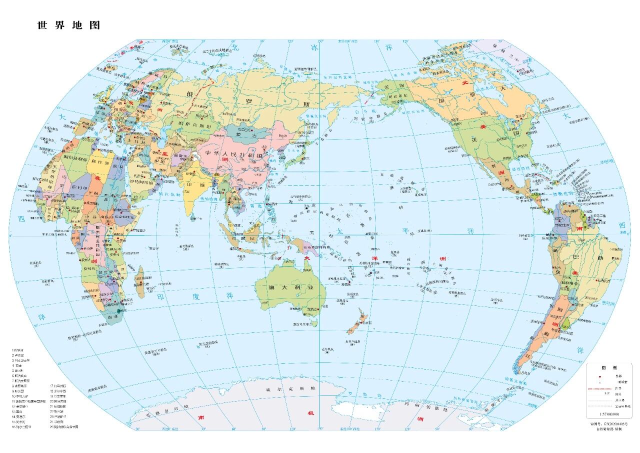
#> input picture dist/maps/world-standard-GS2020-4403.jpg, 1280 x 905 px (shown at 1/2 size)
$ python cutout-assets.py ../dist/maps/world-standard-GS2020-4403.jpg out.png
#> lines starting #> are read from the running program, lines starting #| are printed output that depends on the picture; after the words box and inside, x2 and y2 are one past the last pixel; in counts of white or black regions, pixels touching at a corner belong together
#!/usr/bin/env python3
"""Local background matting for isolated, illustrated assets; never contacts an API."""
from pathlib import Path
import argparse, json, hashlib
import numpy as np
from PIL import Image
from scipy import ndimage as ndi

def cutout(source, output):
#> called with output = 'out.png'
    im=Image.open(source).convert('RGB');rgb=np.asarray(im);v=rgb.astype(np.float32)
#> in cutout, im is the input picture: PIL image 1280x905 RGB; mean R, G, B 222.7, 234.5, 234.3
    edge=np.concatenate([v[:12].reshape(-1,3),v[-12:].reshape(-1,3),v[:,:12].reshape(-1,3),v[:,-12:].reshape(-1,3)])
    mag=(edge[:,0]>190)&(edge[:,2]>190)&(edge[:,1]<85)
    if mag.mean()>.45:
        mode='magenta';key=np.median(edge[mag],axis=0)
        score=np.minimum(v[:,:,0],v[:,:,2])-v[:,:,1]
        candidate=(score>75)&(v[:,:,0]>145)&(v[:,:,2]>145)
        background=candidate
    else:
        mode='neutral-checker';key=np.median(edge,axis=0)
#> after `key = np.median(edge, axis=0)`: key = [255, 255, 255]
        edge_chroma=edge.max(1)-edge.min(1)
        neutral=edge[edge_chroma<38]
        if not len(neutral):raise ValueError('No supported background found; manual review required')
        rg=float(np.median(neutral[:,0]-neutral[:,1]));gb=float(np.median(neutral[:,1]-neutral[:,2]))
#> after `rg = float(np.median(neutral[:, 0] - neutral[:, 1]))`: rg = 0
#> after `gb = float(np.median(neutral[:, 1] - neutral[:, 2]))`: gb = 0
        dist=np.sqrt(((v[:,:,0]-v[:,:,1])-rg)**2+((v[:,:,1]-v[:,:,2])-gb)**2)
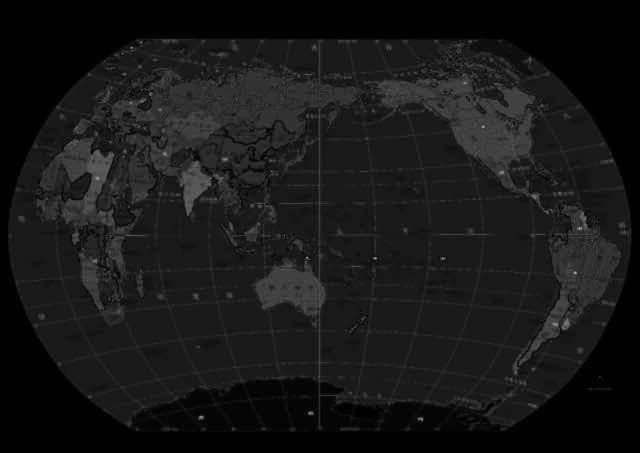
#> dist: shape (905, 1280) float32 (shown at 1/2 size); min 0, max 179, mean 23.3
        background_floor=max(45,float(np.percentile(neutral.mean(1),2))-28)
#> background_floor = 227
        candidate=(dist<13)&((v.max(2)-v.min(2))<36)&(v.mean(2)>background_floor)
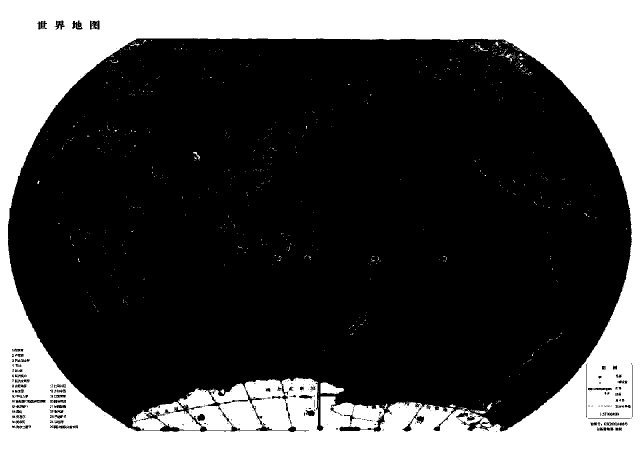
#> candidate: shape (905, 1280) bool (shown at 1/2 size); 29.3% white; 781 white regions (764 under 20 px), largest, box (x1, y1, x2, y2) and area: (0, 0, 1280, 905) 336801, (641, 765, 688, 789) 715, (949, 821, 972, 828) 92
        labels,count=ndi.label(candidate)
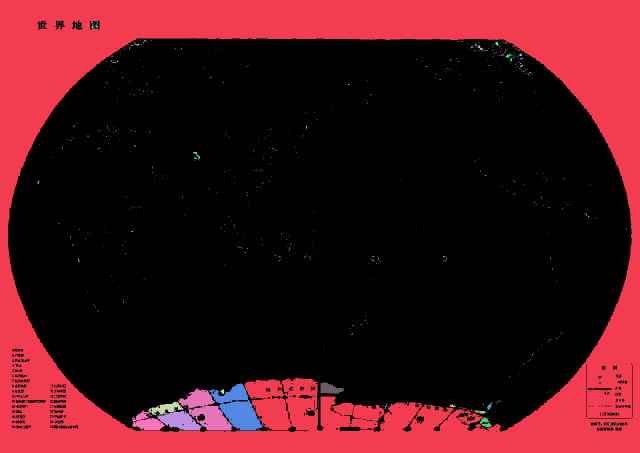
#> labels: shape (905, 1280) int32 (shown at 1/2 size); 1106 distinct labels, from 0 to 1105; one colour per label, 0 black
#> count = 1105
        borders=np.unique(np.concatenate([labels[0],labels[-1],labels[:,0],labels[:,-1]]))
#> borders = [1]
        selected=np.zeros(count+1,dtype=bool);selected[borders]=True;selected[0]=False
        slices=ndi.find_objects(labels)
#> slices = 1105 items
        for ident,sl in enumerate(slices,1):
            if selected[ident] or sl is None:continue
            sub=labels[sl]==ident;pix=v[sl][sub]
            if len(pix)<18:continue
            delta=np.sqrt(((pix[:,0]-pix[:,1])-rg)**2+((pix[:,1]-pix[:,2])-gb)**2)
            # Detached leg gaps have the same two-tone texture as the exterior.
            if np.median(delta)<5 and np.std(pix.mean(1))>10 and np.percentile(pix.mean(1),30)<222:
                selected[ident]=True
#> this loop made 1105 passes
#> (sub, pix) on passes 8, 11, 12: ([True], [[240, 240, 240]]), ([[True, True]], [[255, 255, 255], [248, 248, 248]]), ([True, True, True], [[247, 247, 247], [236, 236, 236], [231, 231, 231]])
        background=selected[labels]
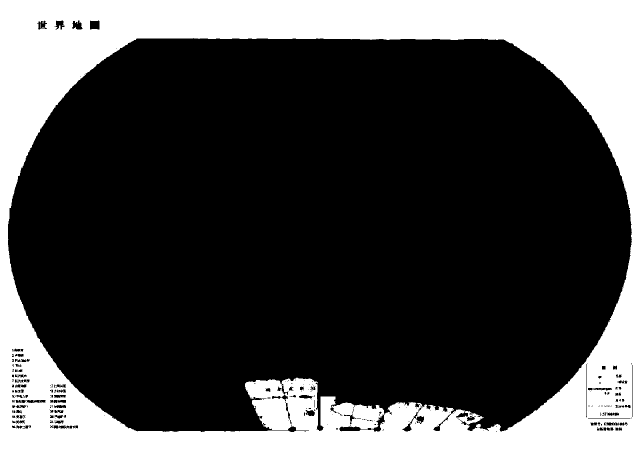
#> background: shape (905, 1280) bool (shown at 1/2 size); 27.8% white; 1 white region, box (x1, y1, x2, y2) and area: (0, 0, 1280, 905) 322585
    foreground=~background
    labels,n=ndi.label(foreground);sizes=np.bincount(labels.ravel());small=sizes<12;small[0]=False
#> after `labels, n = ndi.label(foreground)`:
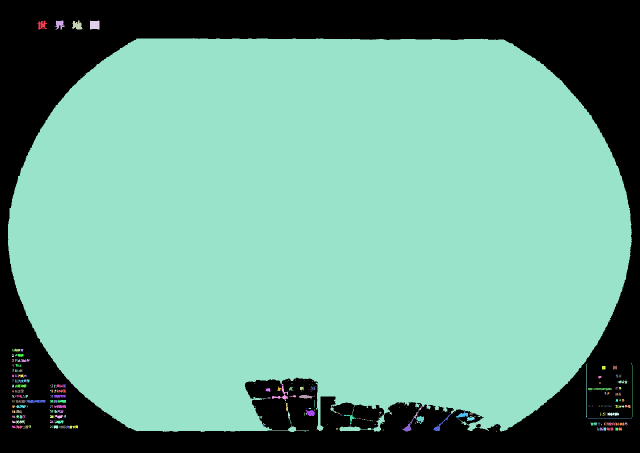
#> labels: shape (905, 1280) int32 (shown at 1/2 size); 376 distinct labels, from 0 to 375; one colour per label, 0 black
#> after `labels, n = ndi.label(foreground)`: n = 375
#> after `sizes = np.bincount(labels.ravel())`: sizes = 376 values, max 828101 at index 5, min 1 at index 6, mean 3080.9
    foreground[small[labels]]=False
#> foreground: shape (905, 1280) bool; 72.1% white; 1 black region, box (x1, y1, x2, y2) and area: (0, 0, 1280, 905) 323160
    # A narrow antialiased edge retains the source colors and exact registration.
    inside=ndi.distance_transform_edt(foreground)
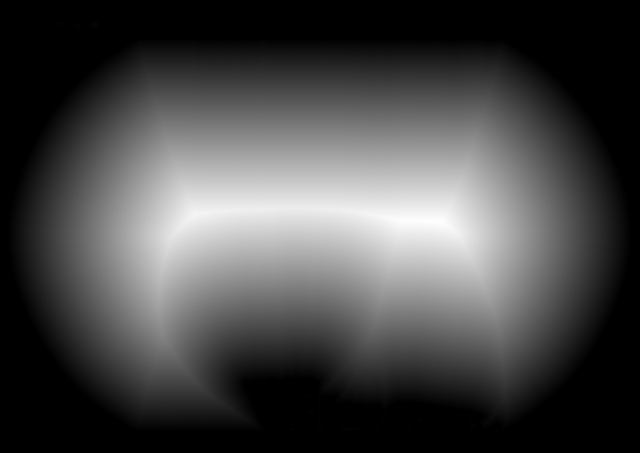
#> inside: shape (905, 1280) float64 (shown at 1/2 size); min 0, max 364.7, mean 102.8; drawn with min black and max white
    alpha=np.where(foreground,np.clip(inside/1.4,0,1)*255,0).astype(np.uint8)
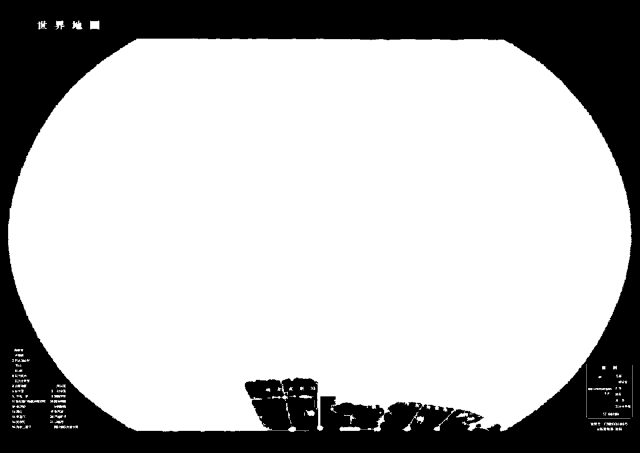
#> alpha: shape (905, 1280) (shown at 1/2 size); min 0, max 255, mean 183.3
    result=np.dstack([rgb,alpha]);out=Path(output);out.parent.mkdir(parents=True,exist_ok=True);Image.fromarray(result).save(out)
    meta={'method':mode,'source':str(Path(source).resolve()),'output':str(out.resolve()),'dimensions':list(im.size),'sourceRGBUnchanged':bool(np.array_equal(result[:,:,:3],rgb)),'alphaRange':[int(alpha.min()),int(alpha.max())],'transparentPixels':int((alpha==0).sum()),'foregroundPixels':int((alpha>0).sum()),'sourceSha256':hashlib.sha256(Path(source).read_bytes()).hexdigest(),'sha256':hashlib.sha256(out.read_bytes()).hexdigest(),'status':'needs-visual-review'}
    out.with_suffix('.cutout.json').write_text(json.dumps(meta,ensure_ascii=False,indent=2));return meta

if __name__=='__main__':
    p=argparse.ArgumentParser();p.add_argument('source');p.add_argument('output');a=p.parse_args();print(json.dumps(cutout(a.source,a.output),ensure_ascii=False))
